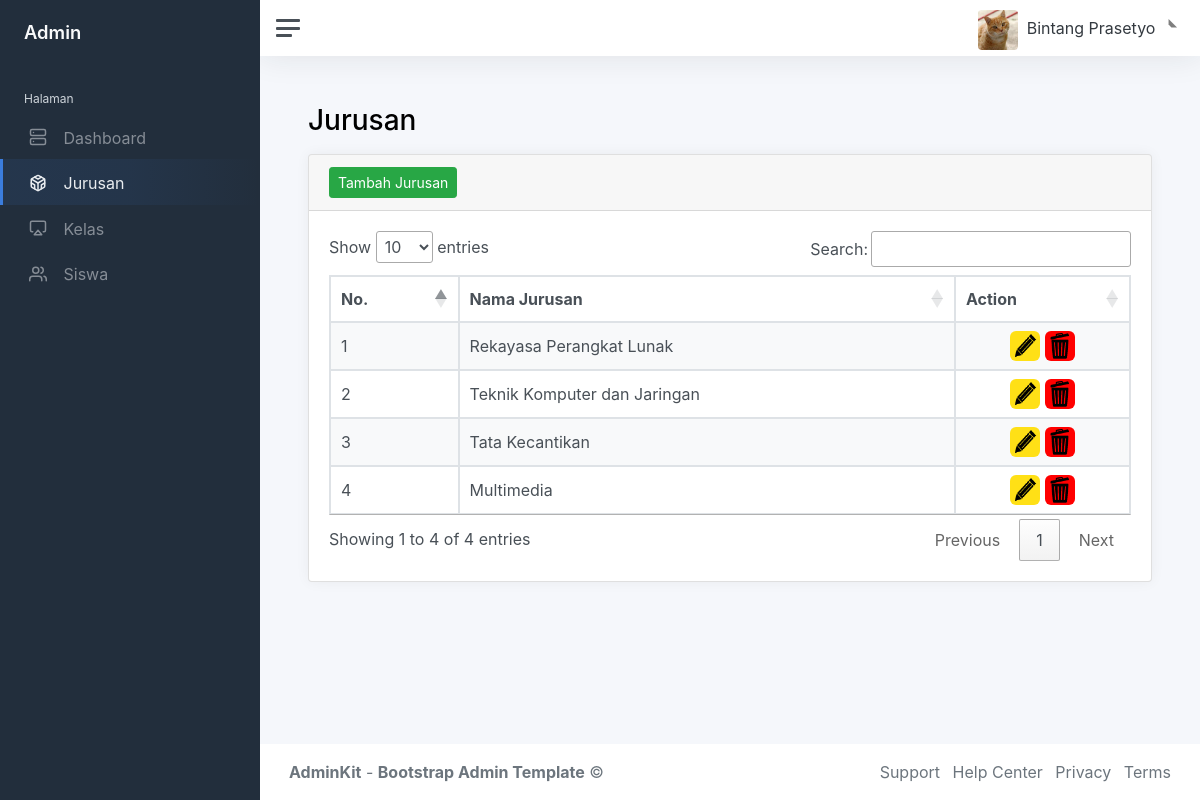
Page /index.php?page=jurusan (signed in) on the committed database.
### tables this page shows
CREATE TABLE `jurusan` (
  `id_jurusan` int(11) NOT NULL,
  `nama_jurusan` varchar(255) DEFAULT NULL
);

### jurusan.php (the view, shortened to what this page needs)
<h1 class="h3 mb-3">Jurusan</h1>
<div class="row">
	<div class="col-12">
		<div class="card flex-fill">
			<div class="card-header">
				<a href="?page=tambah-jurusan" class="btn btn-success btn-sm">Tambah Jurusan</a>
			</div>
			<div class="card-body">
			<table class="table table-bordered table-striped table-hover" id="jurusan">
				<thead>
					<tr>
						<th>No.</th>
						<th>Nama Jurusan</th>
						<th>Action</th>
					</tr>
				</thead>
				<tbody>
					<?php
						$i = 1;
						$query = mysqli_query($connect, "SELECT * FROM jurusan");
						while ($data = mysqli_fetch_array($query)) {
					?>
					<tr>
						<td><?php echo $i; ?></td>
						<td><?php echo $data['nama_jurusan']; ?></td>
						<td align="center">
							<a href="?page=edit-jurusan&id=<?php echo $data['id_jurusan']; ?>"><img src="img/edit.png" style="width: 30px; border-radius: 20%;"></a>
							<a href="?page=hapus-jurusan&id=<?php echo $data['id_jurusan']; ?>" onclick="return confirm('Apakah anda yakin ingin menghapus data Jurusan ini?')"><img src="img/delete.png" style="width: 30px; border-radius: 20%;"></a>
						</td>
					</tr>
					<?php
						$i++;
					}
					?>
				</tbody>
			</table>
			</div>
		</div>
	</div>
</div>

### rows in the picture
jurusan: nama_jurusan "Rekayasa Perangkat Lunak"
jurusan: nama_jurusan "Teknik Komputer dan Jaringan"
jurusan: nama_jurusan "Tata Kecantikan"
jurusan: nama_jurusan "Multimedia"

### other values in the picture
$_SESSION['user']['nama_user'] "Bintang Prasetyo"
